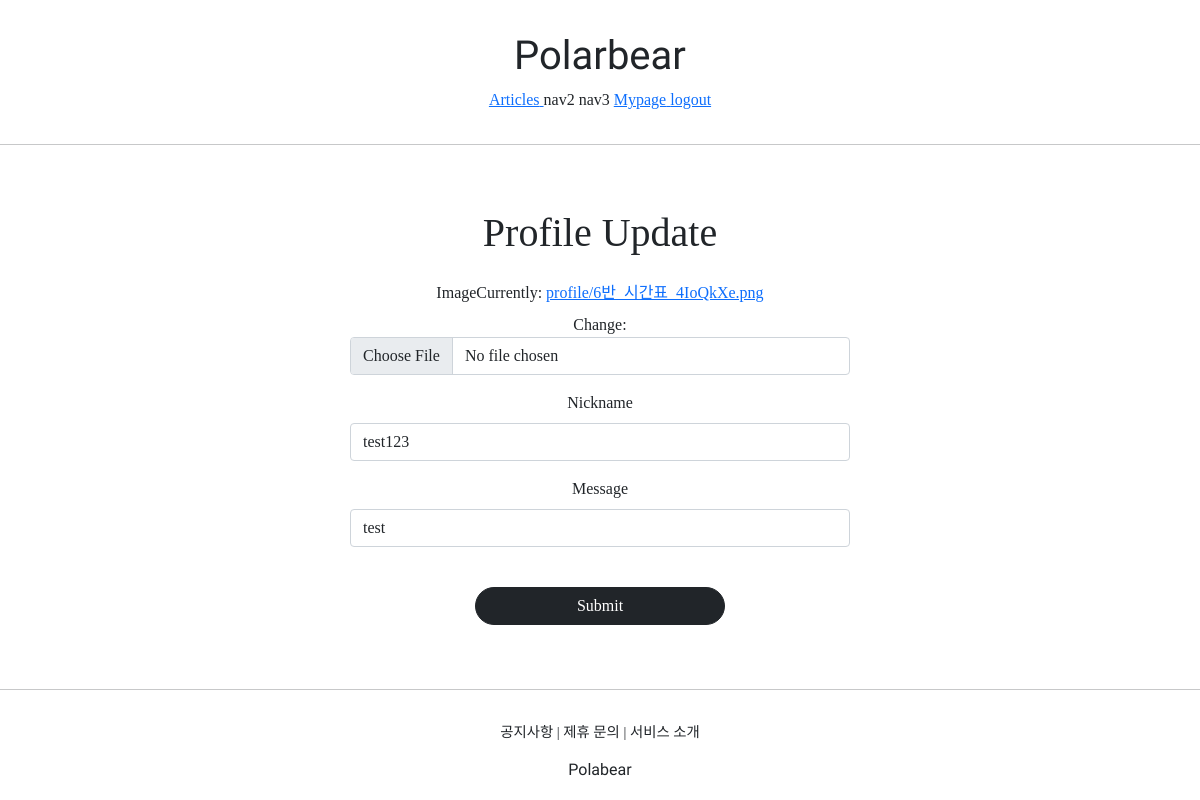
The app's page /profiles/update/1 (signed in), older data.
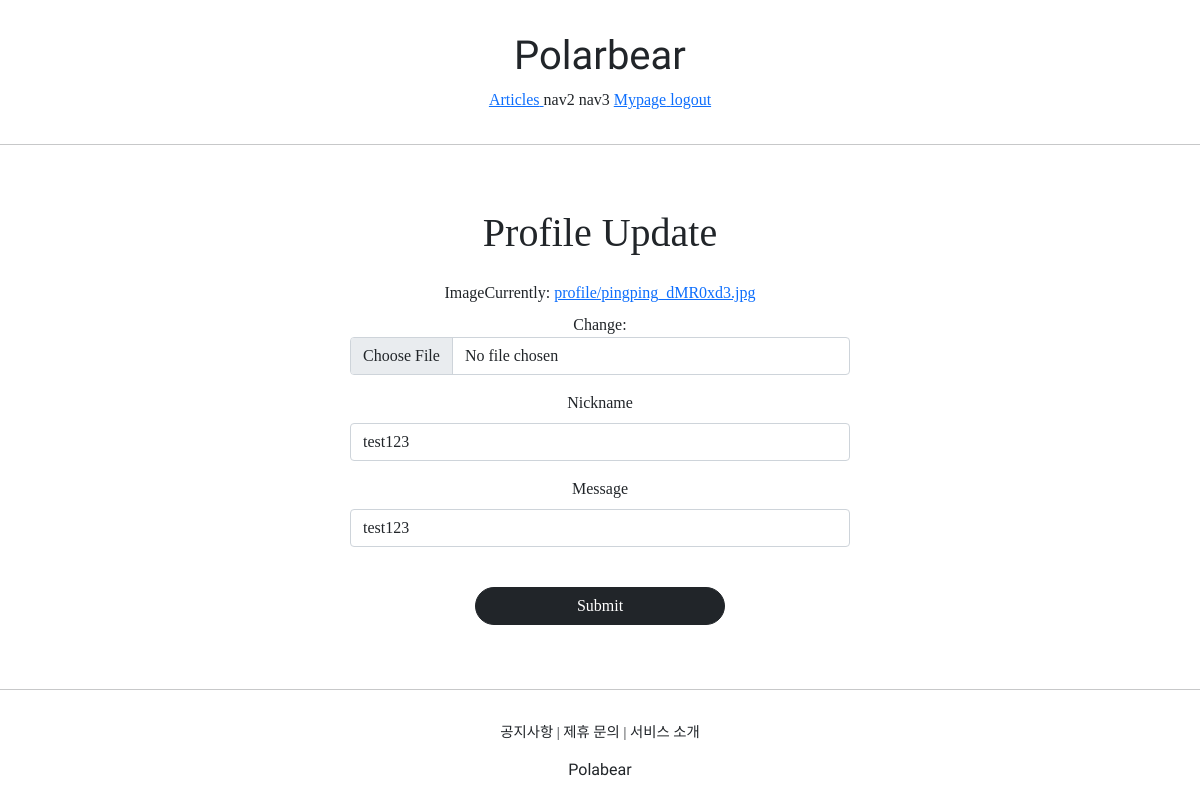
The same page, newer data.
### profileapp/models.py (models this page shows)
class Profile(models.Model):
    user = models.OneToOneField(User, on_delete=models.CASCADE, related_name='profile')
    image = models.ImageField(upload_to='profile/', null=True)
    nickname = models.CharField(max_length=20, unique=True, null=True)
    message = models.CharField(max_length=100, null=True)

### profileapp/views.py (the view, shortened to what this page needs)
# urls.py: path('update/<int:pk>', ProfileUpdateView.as_view(), name='update'),
@method_decorator(profile_ownership_required, 'get')
@method_decorator(profile_ownership_required, 'post')
class ProfileUpdateView(UpdateView):
    model = Profile
    context_object_name = 'target_profile'
    form_class = ProfileCreationForm
    template_name = 'profileapp/update.html'

### profileapp/forms.py
class ProfileCreationForm(ModelForm):
    class Meta:
        model = Profile
        fields = ['image', 'nickname', 'message']

### profileapp/templates/profileapp/update.html (shortened to what this page needs)
{% extends 'base.html' %}
{% load bootstrap4 %}
{% block content %}
    <div style="text-align: center; max-width: 500px; margin: 4rem auto">
        <div class="mb-4">
            <h1>Profile Update</h1>
        </div>
        <form action="{% url 'profileapp:update' pk=target_profile.pk %}" method="post" enctype="multipart/form-data">
            {% bootstrap_form form %}
            <input type="submit" class="btn btn-dark rounded-pill col-6 mt-4">
        </form>
    </div>
{% endblock %}

### templates/base.html
<!DOCTYPE html>
<html lang="en">
{% include 'head.html' %}
<body style="font-family: 'NanumSquareR'">
    {% include 'header.html' %}
    <hr>
    {% block content %}
    {% endblock %}
    <hr>
    {% include 'footer.html' %}
</body>
</html>

### templates/head.html (shortened to what this page needs)
{% load static %}
<head>
    <link href="https://cdn.jsdelivr.net/npm/bootstrap@5.1.0/dist/css/bootstrap.min.css" rel="stylesheet"
>
    <link rel="stylesheet" type="text/css" href="{% static 'base.css' %}">
</head>

### templates/header.html
<div style="margin: 2rem 0;">
    <div class="Polarbear_header_logo">
        <h1>Polarbear</h1>
    </div>
    <div class="Polarbear_header_button">
        <a href="{% url 'articleapp:list' %}">
            <span>Articles</span>
        </a>
        <span>nav2</span>
        <span>nav3</span>
        {% if not user.is_authenticated %}
        <a href="{% url 'accountapp:login' %}?next={{ request.path }}">
            <span>login</span>
        </a>
        <a href="{% url 'accountapp:create' %}">
            <span>SignUp</span>
        </a>
        {% else %}
            <a href="{% url 'accountapp:detail' pk=user.pk %}">
            <span>Mypage</span>
        </a>
        <a href="{% url 'accountapp:logout' %}?next={{ request.path }}">
            <span>logout</span>
        </a>
        {% endif %}
    </div>
</div>

### templates/footer.html
<div style="margin-top: 2rem">
    <div class="Polarbear_footer_button">
        <span>공지사항</span> |
        <span>제휴 문의</span> |
        <span>서비스 소개</span>
    </div>
    <div style="margin-top: 1rem">
        <h6 class="Polarbear_footer_logo">Polabear</h6>
    </div>
</div>

### static/base.css (style rules this page uses)
.Polarbear_footer_logo { text-align: center; font-family: 'Shadows Into Light', cursive; }
.Polarbear_footer_button { text-align: center; font-size: .9rem; }
.Polarbear_header_logo { text-align: center; font-family: 'Shadows Into Light', cursive; }
.Polarbear_header_button { text-align: center; }

Row changes from the older to the newer data that the page shows:
changed Profile "test123": message "test" → "test123"
Text that changed along with them:
text no longer shown: "Image Currently: profile/6반_시간표_4IoQkXe.png Change: Nickname Message"
text now shown: "Image Currently: profile/pingping_dMR0xd3.jpg Change: Nickname Message"
